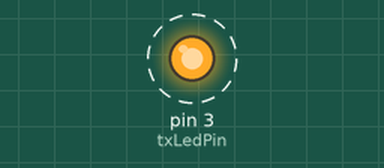
This sketch was run on a simulated Arduino Uno, built with avr-gcc and run on an emulated ATmega328P. On the bench: output pins drawn as LEDs (lit = HIGH). Dashed ring = blinking.

Above: at 0.2 s.
Timing chart, 0 to 3.0 s (numbered marks = the images above):
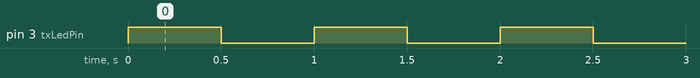

The sketch:

sketch_jun03a.ino
```cpp
// Pin number for the TX LED
const int txLedPin = 3;

void setup() {
  // Set the TX LED pin as an output
  pinMode(txLedPin, OUTPUT);
}

void loop() {
  // Turn on the TX LED
  digitalWrite(txLedPin, HIGH);

  // Delay for 500 milliseconds (half a second)
  delay(500);

  // Turn off the TX LED
  digitalWrite(txLedPin, LOW);

  // Delay for 500 milliseconds
  delay(500);
}
```

Measured:
- by itself, pin 3 (txLedPin): alternates HIGH for 0.50 s and LOW for 0.50 s
